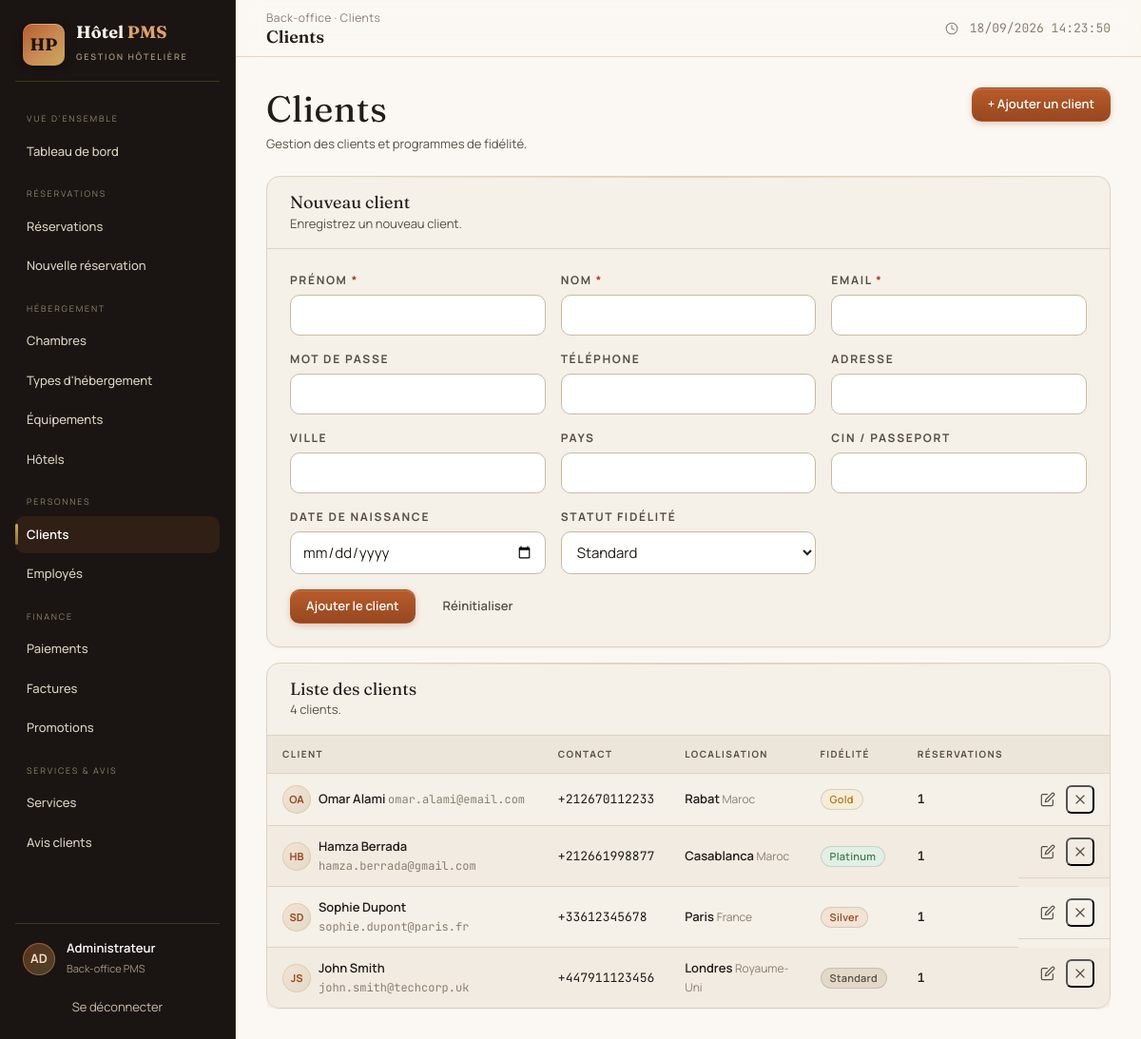
Page /clients.php (signed in) on the committed database.
### tables this page shows
CREATE TABLE client (
    id_client INT AUTO_INCREMENT PRIMARY KEY,
    nom VARCHAR(50) NOT NULL,
    prenom VARCHAR(50) NOT NULL,
    email VARCHAR(100) NOT NULL,
    mot_de_passe VARCHAR(255) NOT NULL,
    telephone VARCHAR(20) NULL,
    adresse VARCHAR(200) NULL,
    ville VARCHAR(50) NULL,
    pays VARCHAR(50) NULL,
    cin_passeport VARCHAR(30) NULL,
    date_naissance DATE NULL,
    date_inscription DATETIME DEFAULT CURRENT_TIMESTAMP,
    statut_fidelite ENUM('Standard', 'Silver', 'Gold', 'Platinum') DEFAULT 'Standard',
    CONSTRAINT uq_client_email UNIQUE (email),
    CONSTRAINT uq_client_cin_passeport UNIQUE (cin_passeport)
);

### clients.php (the view, shortened to what this page needs)
<?php
function initiales(string $prenom, string $nom): string
{
    $p = "";
    if (preg_match('/./u', $prenom, $m)) { $p = $m[0]; }
    $n = "";
    if (preg_match('/./u', $nom, $m)) { $n = $m[0]; }
    return strtoupper($p . $n);
}
require_once __DIR__ . "/includes/header.php";
$edit = null;
$clients = $pdo->query(
    "SELECT c.*,
            (SELECT COUNT(*) FROM reservation r WHERE r.id_client = c.id_client) AS nb_reservation
     FROM client c
     ORDER BY c.nom, c.prenom"
)->fetchAll();
?>
<div class="page-head">
    <div>
        <h1>Clients</h1>
        <p>Gestion des clients et programmes de fidélité.</p>
    </div>
    <a href="clients.php#form" class="btn primary">+ Ajouter un client</a>
</div>
<div class="stack">
    <div class="card" id="form">
        <div class="card-head">
            <div>
                <h3><?= $edit ? "Modifier le client" : "Nouveau client" ?></h3>
                <p><?= $edit ? "Mettez à jour les informations du client." : "Enregistrez un nouveau client." ?></p>
            </div>
        </div>
        <div class="card-body">
            <form method="POST" class="form-grid">
                <div class="form-group">
                    <label for="prenom">Prénom <span class="req">*</span></label>
                    <input type="text" id="prenom" name="prenom" required value="<?= htmlspecialchars($edit["prenom"] ?? "") ?>">
                </div>
                <div class="form-group">
                    <label for="nom">Nom <span class="req">*</span></label>
                    <input type="text" id="nom" name="nom" required value="<?= htmlspecialchars($edit["nom"] ?? "") ?>">
                </div>
                <div class="form-group">
                    <label for="email">Email <span class="req">*</span></label>
                    <input type="email" id="email" name="email" required value="<?= htmlspecialchars($edit["email"] ?? "") ?>">
                </div>
                <div class="form-group">
                    <label for="mot_de_passe">Mot de passe<?= $edit ? " (laisser vide pour conserver)" : "" ?></label>
                    <input type="password" id="mot_de_passe" name="mot_de_passe" <?= $edit ? "" : "required" ?> value="">
                </div>
                <div class="form-group">
                    <label for="telephone">Téléphone</label>
                    <input type="tel" id="telephone" name="telephone" value="<?= htmlspecialchars($edit["telephone"] ?? "") ?>">
                </div>
                <div class="form-group">
                    <label for="adresse">Adresse</label>
                    <input type="text" id="adresse" name="adresse" value="<?= htmlspecialchars($edit["adresse"] ?? "") ?>">
                </div>
                <div class="form-group">
                    <label for="ville">Ville</label>
                    <input type="text" id="ville" name="ville" value="<?= htmlspecialchars($edit["ville"] ?? "") ?>">
                </div>
                <div class="form-group">
                    <label for="pays">Pays</label>
                    <input type="text" id="pays" name="pays" value="<?= htmlspecialchars($edit["pays"] ?? "") ?>">
                </div>
                <div class="form-group">
                    <label for="cin_passeport">CIN / Passeport</label>
                    <input type="text" id="cin_passeport" name="cin_passeport" value="<?= htmlspecialchars($edit["cin_passeport"] ?? "") ?>">
                </div>
                <div class="form-group">
                    <label for="date_naissance">Date de naissance</label>
                    <input type="date" id="date_naissance" name="date_naissance" value="<?= htmlspecialchars($edit["date_naissance"] ?? "") ?>">
                </div>
                <div class="form-group">
                    <label for="statut_fidelite">Statut fidélité</label>
                    <select id="statut_fidelite" name="statut_fidelite">
                        <?php foreach (["Standard", "Silver", "Gold", "Platinum"] as $s): ?>
                            <option value="<?= $s ?>" <?= ($edit["statut_fidelite"] ?? "Standard") === $s ? "selected" : "" ?>><?= $s ?></option>
                        <?php endforeach; ?>
                    </select>
                </div>
                <div class="form-actions" style="grid-column: 1 / -1; margin-top:0">
                    <button type="submit" class="btn primary"><?= $edit ? "Enregistrer" : "Ajouter le client" ?></button>
                    <a href="clients.php" class="btn ghost">Réinitialiser</a>
                </div>
            </form>
        </div>
    </div>
    <div class="card">
        <div class="card-head">
            <div>
                <h3>Liste des clients</h3>
                <p><?= count($clients) ?> client<?= count($clients) > 1 ? "s" : "" ?>.</p>
            </div>
        </div>
        <div class="card-body" style="padding:0">
            <div class="table-wrap">
                <table class="table">
                    <thead>
                        <tr>
                            <th>Client</th>
                            <th>Contact</th>
                            <th>Localisation</th>
                            <th>Fidélité</th>
                            <th>Réservations</th>
                            <th></th>
                        </tr>
                    </thead>
                    <tbody>
                        <?php foreach ($clients as $c): ?>
                            <tr>
                                <td>
                                    <span class="avatar-chip">
                                        <span class="av"><?= initiales($c["prenom"], $c["nom"]) ?></span>
                                        <span>
                                            <span class="cell-main"><?= htmlspecialchars($c["prenom"] . " " . $c["nom"]) ?></span>
                                            <span class="cell-sub mono"><?= htmlspecialchars($c["email"]) ?></span>
                                        </span>
                                    </span>
                                </td>
                                <td class="mono"><?= htmlspecialchars($c["telephone"] ?? "—") ?></td>
                                <td>
                                    <span class="cell-main"><?= htmlspecialchars($c["ville"] ?? "—") ?></span>
                                    <span class="cell-sub"><?= htmlspecialchars($c["pays"] ?? "") ?></span>
                                </td>
                                <td><span class="badge <?= $c["statut_fidelite"] === "Platinum" ? "ok" : ($c["statut_fidelite"] === "Gold" ? "warn" : ($c["statut_fidelite"] === "Silver" ? "accent" : "neutral")) ?>"><?= htmlspecialchars($c["statut_fidelite"]) ?></span></td>
                                <td class="num"><?= (int) $c["nb_reservation"] ?></td>
                                <td class="table-actions">
                                    <a href="clients.php?edit=<?= (int) $c["id_client"] ?>" title="Modifier">✎</a>
                                    <form method="POST" style="display:inline" data-confirm="Supprimer le client « <?= htmlspecialchars($c["prenom"] . " " . $c["nom"]) ?> » ?">
                                        <button type="submit" class="row-action danger" title="Supprimer">✕</button>
                                    </form>
                                </td>
                            </tr>
                        <?php endforeach; ?>
                    </tbody>
                </table>
            </div>
        </div>
    </div>
</div>
<?php require __DIR__ . "/includes/footer.php"; ?>

### rows in the picture
client: initiales($c["prenom"], $c["nom"]) "OA", prenom+nom "Omar Alami", email "omar.alami@email.com", telephone "+212670112233", ville "Rabat", pays "Maroc", statut_fidelite "Gold", nb_reservation "1"
client: initiales($c["prenom"], $c["nom"]) "HB", prenom+nom "Hamza Berrada", email "hamza.berrada@gmail.com", telephone "+212661998877", ville "Casablanca", pays "Maroc", statut_fidelite "Platinum", nb_reservation "1"
client: initiales($c["prenom"], $c["nom"]) "SD", prenom+nom "Sophie Dupont", email "sophie.dupont@paris.fr", telephone "+33612345678", ville "Paris", pays "France", statut_fidelite "Silver", nb_reservation "1"
client: initiales($c["prenom"], $c["nom"]) "JS", prenom+nom "John Smith", email "john.smith@techcorp.uk", telephone "+447911123456", ville "Londres", pays "Royaume-Uni", statut_fidelite "Standard", nb_reservation "1"

### other values in the picture
$label "VUE D'ENSEMBLE"
$title "Tableau de bord"
$label "RÉSERVATIONS"
$title "Réservations"
$title "Nouvelle réservation"
$label "HÉBERGEMENT"
$title "Chambres"
$title "Types d'hébergement"
$title "Équipements"
$title "Hôtels"
$label "PERSONNES"
$title "Clients"
$title "Employés"
$label "FINANCE"
$title "Paiements"
